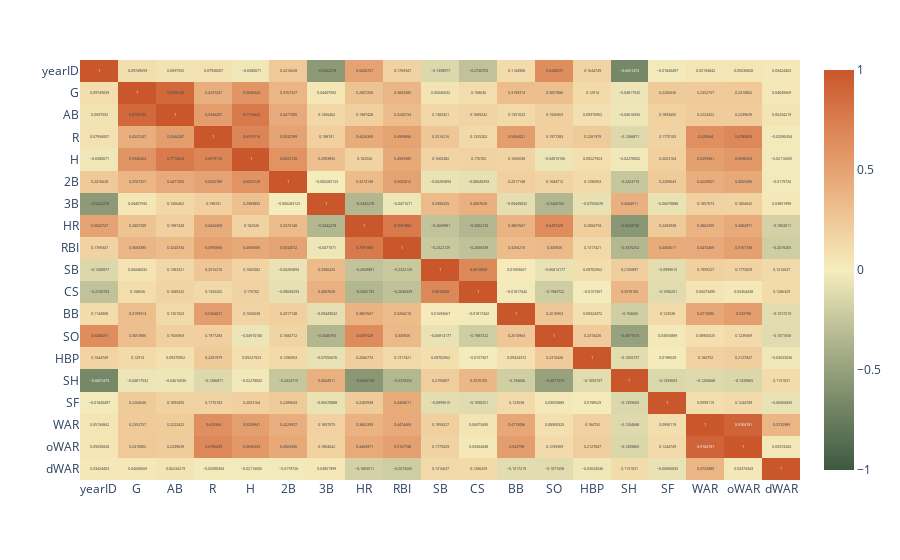

Notebook code for this chart:
### Code cell
corrMatrix = batting_heavy_abvanced_final.corr()
px.imshow(corrMatrix, text_auto=True, aspect='auto', zmax=1, zmin=-1, color_continuous_scale=px.colors.diverging.Fall)

### Figure 1 — Plotly figure (JSON) as saved in the notebook; plotly's stock layout.template omitted (floating-point values rounded to 4 significant figures; data arrays with more than 128 entries replaced by an {"elided": "..."} marker saying what was removed)
{"data": [{"coloraxis": "coloraxis", "name": "0", "texttemplate": "%{z}", "x": ["yearID", "G", "AB", "R", "H", "2B", "3B", "HR", "RBI", "SB", "CS", "BB", "SO", "HBP", "SH", "SF", "WAR", "oWAR", "dWAR"], "y": ["yearID", "G", "AB", "R", "H", "2B", "3B", "HR", "RBI", "SB", "CS", "BB", "SO", "HBP", "SH", "SF", "WAR", "oWAR", "dWAR"], "z": {"elided": "19x19 float values"}, "type": "heatmap", "xaxis": "x", "yaxis": "y", "hovertemplate": "x: %{x}<br>y: %{y}<br>color: %{z}<extra></extra>"}], "layout": {"xaxis": {"anchor": "y", "domain": [0.0, 1.0]}, "yaxis": {"anchor": "x", "domain": [0.0, 1.0], "autorange": "reversed"}, "coloraxis": {"colorscale": [[0.0, "rgb(61, 89, 65)"], [0.1667, "rgb(119, 136, 104)"], [0.3333, "rgb(181, 185, 145)"], [0.5, "rgb(246, 237, 189)"], [0.6667, "rgb(237, 187, 138)"], [0.8333, "rgb(222, 138, 90)"], [1.0, "rgb(202, 86, 44)"]], "cmin": -1, "cmax": 1}, "margin": {"t": 60}}}
